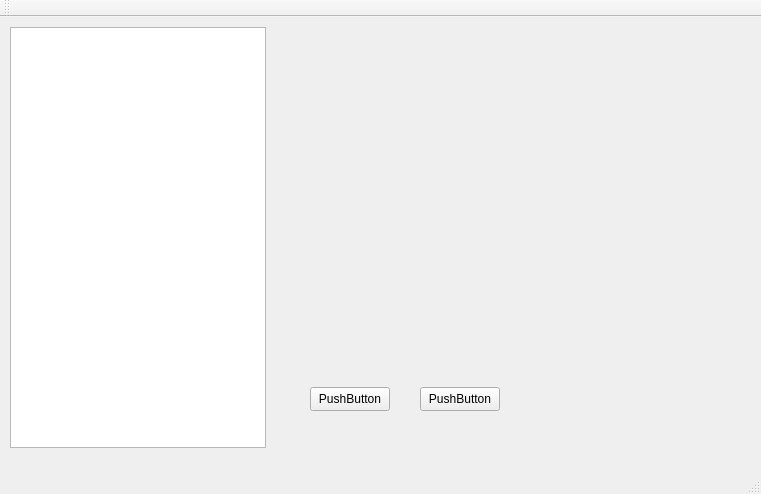
<?xml version="1.0" encoding="UTF-8"?>
<ui version="4.0">
 <class>MainWindow</class>
 <widget class="QMainWindow" name="MainWindow">
  <property name="geometry">
   <rect>
    <x>0</x>
    <y>0</y>
    <width>761</width>
    <height>494</height>
   </rect>
  </property>
  <property name="windowTitle">
   <string>MainWindow</string>
  </property>
  <widget class="QWidget" name="centralWidget">
   <widget class="QListWidget" name="listWidget">
    <property name="geometry">
     <rect>
      <x>10</x>
      <y>10</y>
      <width>256</width>
      <height>421</height>
     </rect>
    </property>
   </widget>
   <widget class="QPushButton" name="pushButton">
    <property name="geometry">
     <rect>
      <x>310</x>
      <y>370</y>
      <width>80</width>
      <height>24</height>
     </rect>
    </property>
    <property name="text">
     <string>PushButton</string>
    </property>
   </widget>
   <widget class="QPushButton" name="pushButton_2">
    <property name="geometry">
     <rect>
      <x>420</x>
      <y>370</y>
      <width>80</width>
      <height>24</height>
     </rect>
    </property>
    <property name="text">
     <string>PushButton</string>
    </property>
   </widget>
   <widget class="QWidget" name="widget" native="true">
    <property name="geometry">
     <rect>
      <x>290</x>
      <y>20</y>
      <width>411</width>
      <height>311</height>
     </rect>
    </property>
   </widget>
  </widget>
  <widget class="QMenuBar" name="menuBar">
   <property name="geometry">
    <rect>
     <x>0</x>
     <y>0</y>
     <width>761</width>
     <height>22</height>
    </rect>
   </property>
  </widget>
  <widget class="QToolBar" name="mainToolBar">
   <attribute name="toolBarArea">
    <enum>TopToolBarArea</enum>
   </attribute>
   <attribute name="toolBarBreak">
    <bool>false</bool>
   </attribute>
  </widget>
  <widget class="QStatusBar" name="statusBar"/>
 </widget>
 <layoutdefault spacing="6" margin="11"/>
 <resources/>
 <connections/>
</ui>
